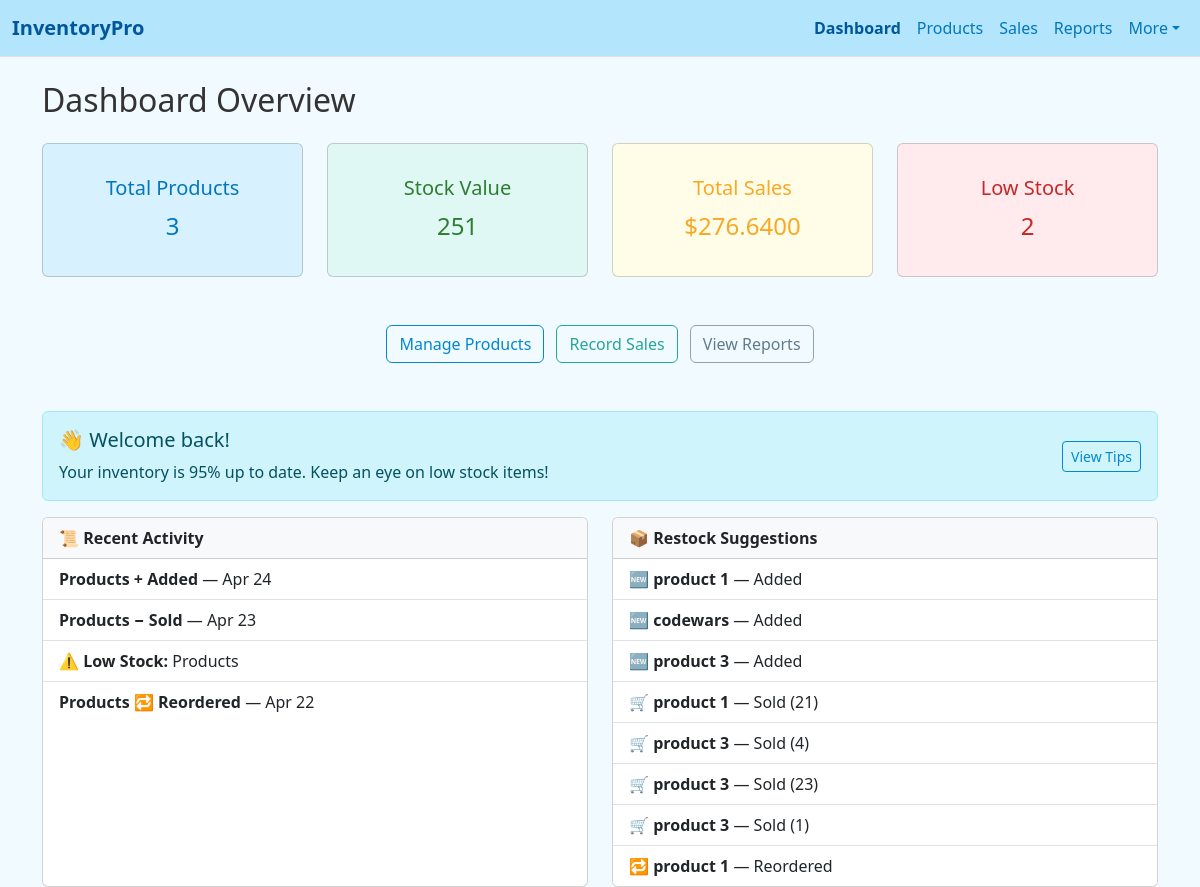
The page / on the database its author committed.
### inventory_app/models.py (models this page shows, shortened)
class Product(models.Model):
    name = models.CharField(max_length=100)
    category = models.CharField(max_length=50)
    quantity = models.IntegerField()
    price = models.DecimalField(max_digits=10, decimal_places=2)
    added_on = models.DateTimeField(auto_now_add=True)

class Sale(models.Model):
    product = models.ForeignKey(Product, on_delete=models.CASCADE)
    customer = models.ForeignKey(Customer, on_delete=models.CASCADE, null=True, blank=True)
    quantity = models.PositiveIntegerField()
    date = models.DateTimeField(auto_now_add=True)
    def total_price(self):
        setting = Setting.objects.first()
        tax_rate = Decimal(setting.tax_rate) if setting else Decimal('0')
        return self.product.price * self.quantity * (Decimal('1') + tax_rate / Decimal('100'))

### inventory_app/views.py (the view)
# urls.py: path('', views.dashboard, name='dashboard'),
def dashboard(request):
    product_count = Product.objects.count()
    total_stock = sum(p.quantity for p in Product.objects.all())
    total_sales = sum(sale.total_price() for sale in Sale.objects.all())
    low_stock_count = Product.objects.filter(quantity__lt=100).count()
    today = now().date()
    yesterday = today - timedelta(days=1)
    two_days_ago = today - timedelta(days=2)
    recent_products = Product.objects.order_by('-id')[:5]  # Recently added
    recent_sales = Sale.objects.filter(date__gte=two_days_ago).order_by('-date')[:5]
    low_stock_products = Product.objects.filter(quantity__lt=10)
    reordered = Product.objects.filter(quantity__gt=100).order_by('-id')[:3]  # Assumed reordered
    restock_suggestions = Product.objects.filter(quantity__lt=5)
    context = {
        'product_count': product_count,
        'total_stock': total_stock,
        'total_sales': total_sales,
        'low_stock_count': low_stock_count,
        'recent_products': recent_products,
        'recent_sales': recent_sales,
        'low_stock_products': low_stock_products,
        'reordered': reordered,
        'restock_suggestions': restock_suggestions,
    }
    return render(request, 'index.html', context)

### inventory_app/templates/index.html (shortened to what this page needs)
<!DOCTYPE html>
<html lang="en">
<head>
  <link href="https://cdn.jsdelivr.net/npm/bootstrap@5.3.0/dist/css/bootstrap.min.css" rel="stylesheet">
</head>
<body>
  <nav class="navbar navbar-expand-lg navbar-dark bg-primary border-bottom sticky-top">
    <div class="container-fluid">
      <a class="navbar-brand" href="{% url 'dashboard' %}">InventoryPro</a>
      <div class="collapse navbar-collapse" id="navbarNav">
        <ul class="navbar-nav ms-auto">
          <li class="nav-item"><a class="nav-link active" href="{% url 'dashboard' %}">Dashboard</a></li>
          <li class="nav-item"><a class="nav-link" href="{% url 'products' %}">Products</a></li>
          <li class="nav-item"><a class="nav-link" href="{% url 'sales' %}">Sales</a></li>
          <li class="nav-item"><a class="nav-link" href="{% url 'reports' %}">Reports</a></li>
          <li class="nav-item dropdown">
            <a class="nav-link dropdown-toggle" href="#" role="button" data-bs-toggle="dropdown">More</a>
          </li>
        </ul>
      </div>
    </div>
  </nav>
  <div class="container mt-4">
    <h2 class="mb-4">Dashboard Overview</h2>
    <div class="row g-4">
      <div class="col-md-3">
        <div class="card card-hover p-3 bg-light-blue">
          <div class="card-body text-center">
            <h5 class="card-title">Total Products</h5>
            <p class="card-text fs-4">{{ product_count }}</p>
          </div>
        </div>
      </div>
      <div class="col-md-3">
        <div class="card card-hover p-3 bg-light-green">
          <div class="card-body text-center">
            <h5 class="card-title">Stock Value</h5>
            <p class="card-text fs-4">{{ total_stock }}</p>
          </div>
        </div>
      </div>
      <div class="col-md-3">
        <div class="card card-hover p-3 bg-light-yellow">
          <div class="card-body text-center">
            <h5 class="card-title">Total Sales</h5>
            <p class="card-text fs-4">${{ total_sales }}</p>
          </div>
        </div>
      </div>
      <div class="col-md-3">
        <div class="card card-hover p-3 bg-light-red">
          <div class="card-body text-center">
            <h5 class="card-title">Low Stock</h5>
            <p class="card-text fs-4">{{ low_stock_count }}</p>
          </div>
        </div>
      </div>
    </div>
    <div class="mt-5 text-center">
      <a href="{% url 'products' %}" class="btn btn-outline-primary me-2">Manage Products</a>
      <a href="{% url 'sales' %}" class="btn btn-outline-success me-2">Record Sales</a>
      <a href="{% url 'reports' %}" class="btn btn-outline-secondary">View Reports</a>
    </div>
  </div>
  <div class="container mt-5">
    <div class="alert alert-info d-flex justify-content-between align-items-center">
      <div>
        <h5>👋 Welcome back!</h5>
        <p class="mb-0">Your inventory is 95% up to date. Keep an eye on low stock items!</p>
      </div>
      <button class="btn btn-sm btn-outline-primary">View Tips</button>
    </div>
    <div class="row g-4">
      <div class="col-md-6">
        <div class="card h-100">
          <div class="card-header bg-light">
            <strong>📜 Recent Activity</strong>
          </div>
          <ul class="list-group list-group-flush">
            <li class="list-group-item"> <strong>Products + Added</strong> — Apr 24</li>
            <li class="list-group-item"><strong>Products − Sold </strong> — Apr 23</li>
            <li class="list-group-item">⚠️ <strong>Low Stock:</strong> Products</li>
            <li class="list-group-item"><strong>Products 🔁 Reordered </strong> — Apr 22</li>
          </ul>
        </div>
      </div>
      <div class="col-md-6">
        <div class="card h-100">
          <div class="card-header bg-light">
            <strong>📦 Restock Suggestions</strong>
          </div>
          <ul class="list-group list-group-flush">
            {% for product in recent_products %}
              <li class="list-group-item">🆕 <strong>{{ product.name }}</strong> — Added</li>
            {% endfor %}
            {% for sale in recent_sales %}
              <li class="list-group-item">🛒 <strong>{{ sale.product.name }}</strong> — Sold ({{ sale.quantity }})</li>
            {% endfor %}
            {% for product in reordered %}
              <li class="list-group-item">🔁 <strong>{{ product.name }}</strong> — Reordered</li>
            {% endfor %}
          </ul>
        </div>
      </div>
    </div>
</body>
</html>

### inventory_app/templates/index.html (style rules this page uses)
body { background-color: #f0faff; color: #333; }
.navbar { background-color: #b3e5fc !important; border-bottom: 1px solid #81d4fa; }
.navbar-brand { font-weight: bold; color: #01579b !important; }
.nav-link { color: #0277bd !important; }
.nav-link.active { font-weight: bold; color: #01579b !important; }
.card-hover { transition: transform 0.3s, box-shadow 0.3s; cursor: pointer; }
.bg-light-blue { background-color: #d7f1ff; color: #0277bd; }
.bg-light-green { background-color: #e0f8f4; color: #2e7d32; }
.bg-light-yellow { background-color: #fffde7; color: #f9a825; }
.bg-light-red { background-color: #ffebee; color: #c62828; }
.btn-outline-primary { border-color: #0288d1; color: #0288d1; }
.btn-outline-success { border-color: #26a69a; color: #26a69a; }
.btn-outline-secondary { border-color: #90a4ae; color: #607d8b; }

### rows shown on the page
Product: name "product 1"
Product: name "codewars"
Product: name "product 3"
Sale: product.name "product 1", quantity "21"
Sale: product.name "product 3", quantity "4"
Sale: product.name "product 3", quantity "23"
Sale: product.name "product 3", quantity "1"

### other values the page prints
{{ product_count }} "3"
{{ total_stock }} "251"
{{ total_sales }} "276.6400"
{{ low_stock_count }} "2"
